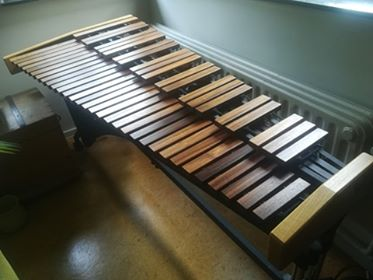
#> input picture marimba.jpg, 373 x 280 px
$ python -i xml_preparse2tree.py   (imports and definitions only)
#> lines starting #> are read from the running program, lines starting #| are printed output that depends on the picture
import xml.etree.ElementTree as ET
from BMP import check_if_all_same_color
from tree2features import amount_of_overlap
import os
from PIL import Image


# [123 lines left out: function preparse_xml, not called in this run]


def img2png(src):
    """functie die .img files omzet naar png door de bytestream te lezen"""
    rawData = open(src, 'rb').read()
    # File size in bytes
    fs = len(rawData)
    name=src.split("\\")[-1].split(".")
    if len(name)!=5:
        dim=name[2].split("x")
    else:
        dim=name[3].split("x")

    height = int(dim[1])
    width = int(dim[0])
    try:
        image = Image.frombytes('RGB', (width, height), rawData, 'raw')
    except:
        image=Image.frombytes("1", (width, height), rawData, 'raw')
    image.save(src.replace(".img", ".png"))

>>> import cv2
>>> picture = cv2.imread('../marimba.jpg', cv2.IMREAD_GRAYSCALE)
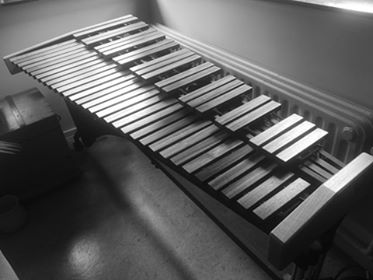
#> picture: shape (280, 373); min 2, max 255, mean 95.1
#> (the run stopped early here; a loop or call above may not have finished)
